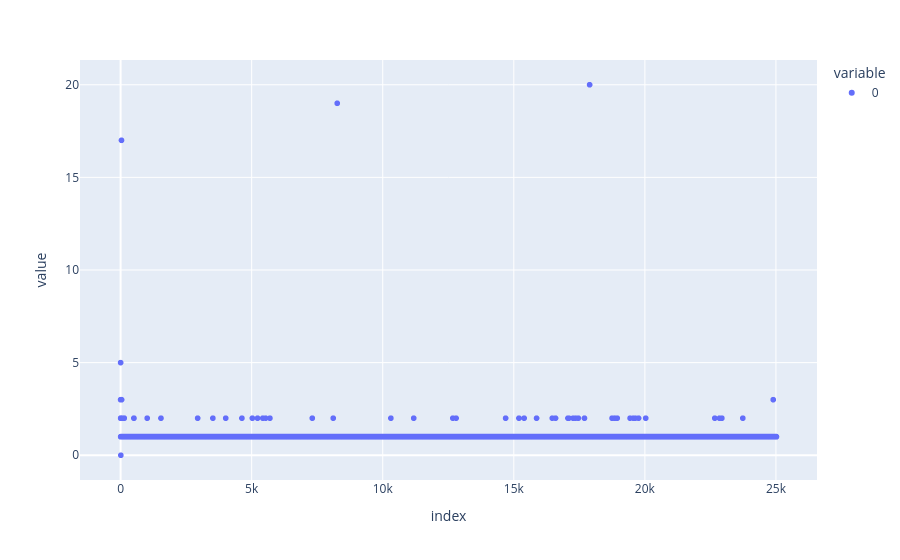

Notebook code for this chart:
### Code cell
di = np.round(
    np.array(
        [
            cs.distance(s1, s2)
            / (0.5 * s1.full_speed + 0.5 * s2.full_speed)
            * rough_frequency
            for (s1, _), (s2, _) in zip(samples[:-1], samples[1:])
        ]
    )
)

px.scatter(di)

### Figure 1 — Plotly figure (JSON) as saved in the notebook; plotly's stock layout.template omitted (floating-point values rounded to 4 significant figures; data arrays with more than 128 entries replaced by an {"elided": "..."} marker saying what was removed)
{"data": [{"hovertemplate": "variable=0<br>index=%{x}<br>value=%{y}<extra></extra>", "legendgroup": "0", "marker": {"color": "#636efa", "symbol": "circle"}, "mode": "markers", "name": "0", "showlegend": true, "type": "scattergl", "x": {"elided": "25018 int values"}, "xaxis": "x", "y": {"elided": "25018 float values"}, "yaxis": "y"}], "layout": {"legend": {"title": {"text": "variable"}, "tracegroupgap": 0}, "margin": {"t": 60}, "xaxis": {"anchor": "y", "domain": [0, 1], "title": {"text": "index"}}, "yaxis": {"anchor": "x", "domain": [0, 1], "title": {"text": "value"}}}}
